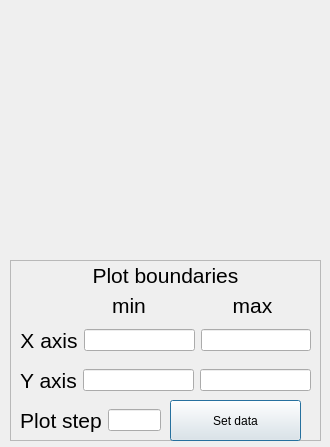
<?xml version="1.0" encoding="UTF-8"?>
<ui version="4.0">
 <class>graph</class>
 <widget class="QDialog" name="graph">
  <property name="geometry">
   <rect>
    <x>0</x>
    <y>0</y>
    <width>330</width>
    <height>447</height>
   </rect>
  </property>
  <property name="windowTitle">
   <string>Plot Window</string>
  </property>
  <widget class="QCustomPlot" name="plotRender" native="true">
   <property name="geometry">
    <rect>
     <x>10</x>
     <y>10</y>
     <width>311</width>
     <height>241</height>
    </rect>
   </property>
  </widget>
  <widget class="QFrame" name="frame">
   <property name="geometry">
    <rect>
     <x>10</x>
     <y>260</y>
     <width>311</width>
     <height>181</height>
    </rect>
   </property>
   <property name="font">
    <font>
     <family>.AppleSystemUIFont</family>
    </font>
   </property>
   <property name="styleSheet">
    <string notr="true">#background {
border-radius: 15px;
background: qradialgradient(
cx: 0.3, cy: -0.4, fx: 0.3, fy: -0.4,
radius: 1.35, stop: 0 #f1f0e8, stop: 1 #f8de22
);
border: 1px solid black;
}</string>
   </property>
   <property name="frameShape">
    <enum>QFrame::StyledPanel</enum>
   </property>
   <property name="frameShadow">
    <enum>QFrame::Raised</enum>
   </property>
   <widget class="QWidget" name="horizontalLayoutWidget">
    <property name="geometry">
     <rect>
      <x>60</x>
      <y>30</y>
      <width>241</width>
      <height>31</height>
     </rect>
    </property>
    <layout class="QHBoxLayout" name="min_max_label_box">
     <item>
      <widget class="QLabel" name="min_label">
       <property name="font">
        <font>
         <pointsize>16</pointsize>
        </font>
       </property>
       <property name="text">
        <string>min</string>
       </property>
       <property name="alignment">
        <set>Qt::AlignCenter</set>
       </property>
      </widget>
     </item>
     <item>
      <widget class="QLabel" name="max_label">
       <property name="font">
        <font>
         <pointsize>16</pointsize>
        </font>
       </property>
       <property name="text">
        <string>max</string>
       </property>
       <property name="alignment">
        <set>Qt::AlignCenter</set>
       </property>
      </widget>
     </item>
    </layout>
   </widget>
   <widget class="QWidget" name="horizontalLayoutWidget_2">
    <property name="geometry">
     <rect>
      <x>10</x>
      <y>60</y>
      <width>291</width>
      <height>41</height>
     </rect>
    </property>
    <layout class="QHBoxLayout" name="x_bounds_box">
     <item>
      <widget class="QLabel" name="x_axis_label">
       <property name="font">
        <font>
         <pointsize>16</pointsize>
        </font>
       </property>
       <property name="text">
        <string>X axis</string>
       </property>
       <property name="alignment">
        <set>Qt::AlignCenter</set>
       </property>
      </widget>
     </item>
     <item>
      <widget class="QLineEdit" name="xmin_val">
       <property name="alignment">
        <set>Qt::AlignCenter</set>
       </property>
      </widget>
     </item>
     <item>
      <widget class="QLineEdit" name="xmax_val">
       <property name="alignment">
        <set>Qt::AlignCenter</set>
       </property>
      </widget>
     </item>
    </layout>
   </widget>
   <widget class="QWidget" name="horizontalLayoutWidget_3">
    <property name="geometry">
     <rect>
      <x>10</x>
      <y>100</y>
      <width>291</width>
      <height>41</height>
     </rect>
    </property>
    <layout class="QHBoxLayout" name="y_bounds_box">
     <item>
      <widget class="QLabel" name="y_axis_label">
       <property name="font">
        <font>
         <pointsize>16</pointsize>
        </font>
       </property>
       <property name="text">
        <string>Y axis</string>
       </property>
       <property name="alignment">
        <set>Qt::AlignCenter</set>
       </property>
      </widget>
     </item>
     <item>
      <widget class="QLineEdit" name="ymin_val">
       <property name="alignment">
        <set>Qt::AlignCenter</set>
       </property>
      </widget>
     </item>
     <item>
      <widget class="QLineEdit" name="ymax_val">
       <property name="alignment">
        <set>Qt::AlignCenter</set>
       </property>
      </widget>
     </item>
    </layout>
   </widget>
   <widget class="QLabel" name="bounds_label">
    <property name="geometry">
     <rect>
      <x>80</x>
      <y>5</y>
      <width>151</width>
      <height>21</height>
     </rect>
    </property>
    <property name="font">
     <font>
      <pointsize>16</pointsize>
     </font>
    </property>
    <property name="text">
     <string>Plot boundaries</string>
    </property>
    <property name="alignment">
     <set>Qt::AlignCenter</set>
    </property>
   </widget>
   <widget class="QWidget" name="horizontalLayoutWidget_4">
    <property name="geometry">
     <rect>
      <x>10</x>
      <y>140</y>
      <width>141</width>
      <height>41</height>
     </rect>
    </property>
    <layout class="QHBoxLayout" name="plot_step_box">
     <item>
      <widget class="QLabel" name="step_label">
       <property name="font">
        <font>
         <pointsize>16</pointsize>
        </font>
       </property>
       <property name="text">
        <string>Plot step</string>
       </property>
       <property name="alignment">
        <set>Qt::AlignCenter</set>
       </property>
      </widget>
     </item>
     <item>
      <widget class="QLineEdit" name="step_val">
       <property name="alignment">
        <set>Qt::AlignCenter</set>
       </property>
      </widget>
     </item>
    </layout>
   </widget>
   <widget class="QPushButton" name="gen_plot">
    <property name="geometry">
     <rect>
      <x>160</x>
      <y>140</y>
      <width>131</width>
      <height>41</height>
     </rect>
    </property>
    <property name="text">
     <string>Set data</string>
    </property>
   </widget>
  </widget>
 </widget>
 <customwidgets>
  <customwidget>
   <class>QCustomPlot</class>
   <extends>QWidget</extends>
   <header>qcustomplot.h</header>
   <container>1</container>
  </customwidget>
 </customwidgets>
 <resources/>
 <connections/>
</ui>
